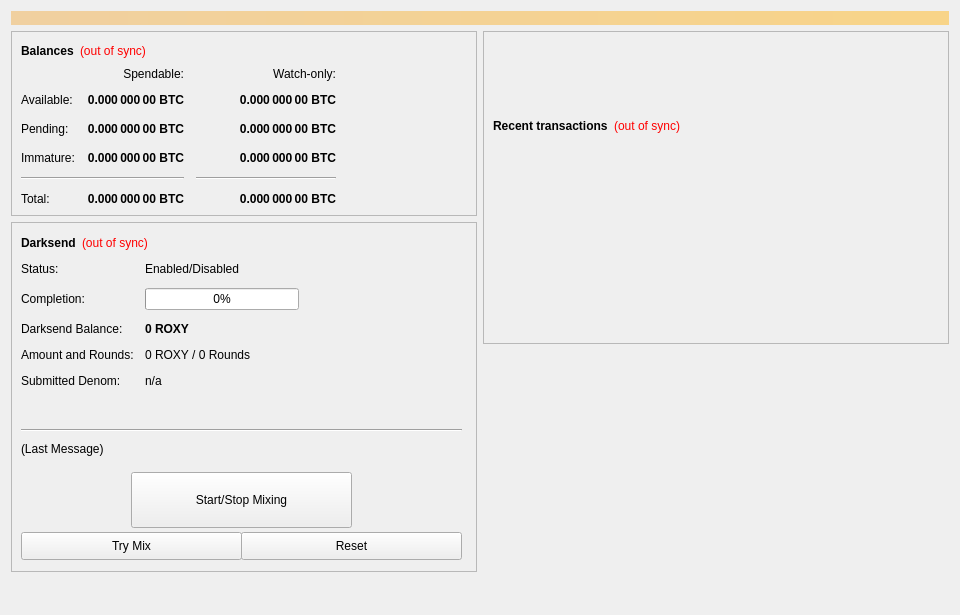
<?xml version="1.0" encoding="UTF-8"?>
<ui version="4.0">
 <class>OverviewPage</class>
 <widget class="QWidget" name="OverviewPage">
  <property name="geometry">
   <rect>
    <x>0</x>
    <y>0</y>
    <width>960</width>
    <height>615</height>
   </rect>
  </property>
  <property name="minimumSize">
   <size>
    <width>960</width>
    <height>0</height>
   </size>
  </property>
  <property name="windowTitle">
   <string>Form</string>
  </property>
  <layout class="QVBoxLayout" name="topLayout">
   <item>
    <widget class="QLabel" name="labelAlerts">
     <property name="visible">
      <bool>false</bool>
     </property>
     <property name="styleSheet">
      <string notr="true">background-color: qlineargradient(x1: 0, y1: 0, x2: 1, y2: 0, stop:0 #F0D0A0, stop:1 #F8D488); color:#000000;</string>
     </property>
     <property name="wordWrap">
      <bool>true</bool>
     </property>
     <property name="margin">
      <number>3</number>
     </property>
    </widget>
   </item>
   <item>
    <layout class="QHBoxLayout" name="horizontalLayout" stretch="1,1">
     <item>
      <layout class="QVBoxLayout" name="verticalLayout_2">
       <item>
        <widget class="QFrame" name="frame">
         <property name="frameShape">
          <enum>QFrame::StyledPanel</enum>
         </property>
         <property name="frameShadow">
          <enum>QFrame::Raised</enum>
         </property>
         <layout class="QVBoxLayout" name="verticalLayout_4">
          <item>
           <layout class="QHBoxLayout" name="horizontalLayout_4">
            <item>
             <widget class="QLabel" name="label_5">
              <property name="font">
               <font>
                <weight>75</weight>
                <bold>true</bold>
               </font>
              </property>
              <property name="text">
               <string>Balances</string>
              </property>
             </widget>
            </item>
            <item>
             <widget class="QLabel" name="labelWalletStatus">
              <property name="cursor">
               <cursorShape>WhatsThisCursor</cursorShape>
              </property>
              <property name="toolTip">
               <string>The displayed information may be out of date. Your wallet automatically synchronizes with the ROXY network after a connection is established, but this process has not completed yet.</string>
              </property>
              <property name="styleSheet">
               <string notr="true">QLabel { color: red; }</string>
              </property>
              <property name="text">
               <string notr="true">(out of sync)</string>
              </property>
              <property name="alignment">
               <set>Qt::AlignLeading|Qt::AlignLeft|Qt::AlignVCenter</set>
              </property>
             </widget>
            </item>
            <item>
             <spacer name="horizontalSpacer_3">
              <property name="orientation">
               <enum>Qt::Horizontal</enum>
              </property>
              <property name="sizeHint" stdset="0">
               <size>
                <width>40</width>
                <height>20</height>
               </size>
              </property>
             </spacer>
            </item>
           </layout>
          </item>
          <item>
           <layout class="QGridLayout" name="gridLayout">
            <property name="spacing">
             <number>12</number>
            </property>
            <item row="2" column="2">
             <widget class="QLabel" name="labelWatchPending">
              <property name="font">
               <font>
                <weight>75</weight>
                <bold>true</bold>
               </font>
              </property>
              <property name="cursor">
               <cursorShape>IBeamCursor</cursorShape>
              </property>
              <property name="toolTip">
               <string>Unconfirmed transactions to watch-only addresses</string>
              </property>
              <property name="text">
               <string notr="true">0.000 000 00 BTC</string>
              </property>
              <property name="alignment">
               <set>Qt::AlignRight|Qt::AlignTrailing|Qt::AlignVCenter</set>
              </property>
              <property name="textInteractionFlags">
               <set>Qt::LinksAccessibleByMouse|Qt::TextSelectableByKeyboard|Qt::TextSelectableByMouse</set>
              </property>
             </widget>
            </item>
            <item row="2" column="1">
             <widget class="QLabel" name="labelUnconfirmed">
              <property name="font">
               <font>
                <weight>75</weight>
                <bold>true</bold>
               </font>
              </property>
              <property name="cursor">
               <cursorShape>IBeamCursor</cursorShape>
              </property>
              <property name="toolTip">
               <string>Total of transactions that have yet to be confirmed, and do not yet count toward the spendable balance</string>
              </property>
              <property name="text">
               <string notr="true">0.000 000 00 BTC</string>
              </property>
              <property name="alignment">
               <set>Qt::AlignRight|Qt::AlignTrailing|Qt::AlignVCenter</set>
              </property>
              <property name="textInteractionFlags">
               <set>Qt::LinksAccessibleByMouse|Qt::TextSelectableByKeyboard|Qt::TextSelectableByMouse</set>
              </property>
             </widget>
            </item>
            <item row="3" column="2">
             <widget class="QLabel" name="labelWatchImmature">
              <property name="font">
               <font>
                <weight>75</weight>
                <bold>true</bold>
               </font>
              </property>
              <property name="cursor">
               <cursorShape>IBeamCursor</cursorShape>
              </property>
              <property name="toolTip">
               <string>Staked or masternode rewards in watch-only addresses that has not yet matured</string>
              </property>
              <property name="text">
               <string notr="true">0.000 000 00 BTC</string>
              </property>
              <property name="alignment">
               <set>Qt::AlignRight|Qt::AlignTrailing|Qt::AlignVCenter</set>
              </property>
              <property name="textInteractionFlags">
               <set>Qt::LinksAccessibleByMouse|Qt::TextSelectableByKeyboard|Qt::TextSelectableByMouse</set>
              </property>
             </widget>
            </item>
            <item row="4" column="0" colspan="2">
             <widget class="Line" name="lineSpendableBalance">
              <property name="orientation">
               <enum>Qt::Horizontal</enum>
              </property>
             </widget>
            </item>
            <item row="4" column="2">
             <widget class="Line" name="lineWatchBalance">
              <property name="sizePolicy">
               <sizepolicy hsizetype="Preferred" vsizetype="Fixed">
                <horstretch>0</horstretch>
                <verstretch>0</verstretch>
               </sizepolicy>
              </property>
              <property name="minimumSize">
               <size>
                <width>140</width>
                <height>0</height>
               </size>
              </property>
              <property name="orientation">
               <enum>Qt::Horizontal</enum>
              </property>
             </widget>
            </item>
            <item row="5" column="0">
             <widget class="QLabel" name="labelTotalText">
              <property name="text">
               <string>Total:</string>
              </property>
             </widget>
            </item>
            <item row="3" column="1">
             <widget class="QLabel" name="labelImmature">
              <property name="font">
               <font>
                <weight>75</weight>
                <bold>true</bold>
               </font>
              </property>
              <property name="cursor">
               <cursorShape>IBeamCursor</cursorShape>
              </property>
              <property name="toolTip">
               <string>Staked or masternode rewards that has not yet matured</string>
              </property>
              <property name="text">
               <string notr="true">0.000 000 00 BTC</string>
              </property>
              <property name="alignment">
               <set>Qt::AlignRight|Qt::AlignTrailing|Qt::AlignVCenter</set>
              </property>
              <property name="textInteractionFlags">
               <set>Qt::LinksAccessibleByMouse|Qt::TextSelectableByKeyboard|Qt::TextSelectableByMouse</set>
              </property>
             </widget>
            </item>
            <item row="2" column="3">
             <spacer name="horizontalSpacer_2">
              <property name="orientation">
               <enum>Qt::Horizontal</enum>
              </property>
              <property name="sizeHint" stdset="0">
               <size>
                <width>40</width>
                <height>20</height>
               </size>
              </property>
             </spacer>
            </item>
            <item row="3" column="0">
             <widget class="QLabel" name="labelImmatureText">
              <property name="text">
               <string>Immature:</string>
              </property>
             </widget>
            </item>
            <item row="5" column="1">
             <widget class="QLabel" name="labelTotal">
              <property name="font">
               <font>
                <weight>75</weight>
                <bold>true</bold>
               </font>
              </property>
              <property name="cursor">
               <cursorShape>IBeamCursor</cursorShape>
              </property>
              <property name="toolTip">
               <string>Your current total balance</string>
              </property>
              <property name="text">
               <string notr="true">0.000 000 00 BTC</string>
              </property>
              <property name="alignment">
               <set>Qt::AlignRight|Qt::AlignTrailing|Qt::AlignVCenter</set>
              </property>
              <property name="textInteractionFlags">
               <set>Qt::LinksAccessibleByMouse|Qt::TextSelectableByKeyboard|Qt::TextSelectableByMouse</set>
              </property>
             </widget>
            </item>
            <item row="5" column="2">
             <widget class="QLabel" name="labelWatchTotal">
              <property name="font">
               <font>
                <weight>75</weight>
                <bold>true</bold>
               </font>
              </property>
              <property name="cursor">
               <cursorShape>IBeamCursor</cursorShape>
              </property>
              <property name="toolTip">
               <string>Current total balance in watch-only addresses</string>
              </property>
              <property name="text">
               <string notr="true">0.000 000 00 BTC</string>
              </property>
              <property name="alignment">
               <set>Qt::AlignRight|Qt::AlignTrailing|Qt::AlignVCenter</set>
              </property>
              <property name="textInteractionFlags">
               <set>Qt::LinksAccessibleByMouse|Qt::TextSelectableByKeyboard|Qt::TextSelectableByMouse</set>
              </property>
             </widget>
            </item>
            <item row="0" column="2">
             <widget class="QLabel" name="labelWatchonly">
              <property name="text">
               <string>Watch-only:</string>
              </property>
              <property name="alignment">
               <set>Qt::AlignRight|Qt::AlignTrailing|Qt::AlignVCenter</set>
              </property>
             </widget>
            </item>
            <item row="1" column="0">
             <widget class="QLabel" name="labelBalanceText">
              <property name="text">
               <string>Available:</string>
              </property>
             </widget>
            </item>
            <item row="1" column="1">
             <widget class="QLabel" name="labelBalance">
              <property name="font">
               <font>
                <weight>75</weight>
                <bold>true</bold>
               </font>
              </property>
              <property name="cursor">
               <cursorShape>IBeamCursor</cursorShape>
              </property>
              <property name="toolTip">
               <string>Your current spendable balance</string>
              </property>
              <property name="text">
               <string notr="true">0.000 000 00 BTC</string>
              </property>
              <property name="alignment">
               <set>Qt::AlignRight|Qt::AlignTrailing|Qt::AlignVCenter</set>
              </property>
              <property name="textInteractionFlags">
               <set>Qt::LinksAccessibleByMouse|Qt::TextSelectableByKeyboard|Qt::TextSelectableByMouse</set>
              </property>
             </widget>
            </item>
            <item row="1" column="2">
             <widget class="QLabel" name="labelWatchAvailable">
              <property name="font">
               <font>
                <weight>75</weight>
                <bold>true</bold>
               </font>
              </property>
              <property name="cursor">
               <cursorShape>IBeamCursor</cursorShape>
              </property>
              <property name="toolTip">
               <string>Your current balance in watch-only addresses</string>
              </property>
              <property name="text">
               <string notr="true">0.000 000 00 BTC</string>
              </property>
              <property name="alignment">
               <set>Qt::AlignRight|Qt::AlignTrailing|Qt::AlignVCenter</set>
              </property>
              <property name="textInteractionFlags">
               <set>Qt::LinksAccessibleByMouse|Qt::TextSelectableByKeyboard|Qt::TextSelectableByMouse</set>
              </property>
             </widget>
            </item>
            <item row="2" column="0">
             <widget class="QLabel" name="labelPendingText">
              <property name="text">
               <string>Pending:</string>
              </property>
             </widget>
            </item>
            <item row="0" column="1">
             <widget class="QLabel" name="labelSpendable">
              <property name="text">
               <string>Spendable:</string>
              </property>
              <property name="alignment">
               <set>Qt::AlignRight|Qt::AlignTrailing|Qt::AlignVCenter</set>
              </property>
             </widget>
            </item>
           </layout>
          </item>
         </layout>
        </widget>
       </item>
       <item>
        <widget class="QFrame" name="frameDarksend">
         <property name="minimumSize">
          <size>
           <width>0</width>
           <height>350</height>
          </size>
         </property>
         <property name="layoutDirection">
          <enum>Qt::LeftToRight</enum>
         </property>
         <property name="frameShape">
          <enum>QFrame::StyledPanel</enum>
         </property>
         <property name="frameShadow">
          <enum>QFrame::Raised</enum>
         </property>
         <widget class="QWidget" name="formLayoutWidget">
          <property name="geometry">
           <rect>
            <x>10</x>
            <y>40</y>
            <width>451</width>
            <height>161</height>
           </rect>
          </property>
          <layout class="QFormLayout" name="formLayout">
           <property name="fieldGrowthPolicy">
            <enum>QFormLayout::AllNonFixedFieldsGrow</enum>
           </property>
           <property name="horizontalSpacing">
            <number>11</number>
           </property>
           <property name="verticalSpacing">
            <number>12</number>
           </property>
           <item row="0" column="0">
            <widget class="QLabel" name="label_6">
             <property name="text">
              <string>Status:</string>
             </property>
            </widget>
           </item>
           <item row="1" column="0">
            <widget class="QLabel" name="label_7">
             <property name="text">
              <string>Completion:</string>
             </property>
            </widget>
           </item>
           <item row="1" column="1">
            <widget class="QProgressBar" name="DarksendProgress">
             <property name="maximumSize">
              <size>
               <width>154</width>
               <height>16777215</height>
              </size>
             </property>
             <property name="value">
              <number>0</number>
             </property>
            </widget>
           </item>
           <item row="2" column="0">
            <widget class="QLabel" name="labelAnonymizedText">
             <property name="text">
              <string>Darksend Balance:</string>
             </property>
            </widget>
           </item>
           <item row="2" column="1">
            <widget class="QLabel" name="labelAnonymized">
             <property name="font">
              <font>
               <weight>75</weight>
               <bold>true</bold>
              </font>
             </property>
             <property name="text">
              <string notr="true">0 ROXY</string>
             </property>
            </widget>
           </item>
           <item row="3" column="0">
            <widget class="QLabel" name="label_8">
             <property name="text">
              <string>Amount and Rounds:</string>
             </property>
            </widget>
           </item>
           <item row="3" column="1">
            <widget class="QLabel" name="labelAmountRounds">
             <property name="text">
              <string>0 ROXY / 0 Rounds</string>
             </property>
            </widget>
           </item>
           <item row="4" column="0">
            <widget class="QLabel" name="label_9">
             <property name="text">
              <string>Submitted Denom:</string>
             </property>
            </widget>
           </item>
           <item row="4" column="1">
            <widget class="QLabel" name="labelSubmittedDenom">
             <property name="toolTip">
              <string>The denominations you submitted to the Masternode.&lt;br&gt;To mix, other users must submit the exact same denominations.</string>
             </property>
             <property name="text">
              <string>n/a</string>
             </property>
            </widget>
           </item>
           <item row="0" column="1">
            <widget class="QLabel" name="DarksendEnabled">
             <property name="text">
              <string>Enabled/Disabled</string>
             </property>
            </widget>
           </item>
          </layout>
         </widget>
         <widget class="QPushButton" name="runAutoDenom">
          <property name="geometry">
           <rect>
            <x>251</x>
            <y>17</y>
            <width>1</width>
            <height>1</height>
           </rect>
          </property>
          <property name="palette">
           <palette>
            <active>
             <colorrole role="WindowText">
              <brush brushstyle="SolidPattern">
               <color alpha="255">
                <red>0</red>
                <green>0</green>
                <blue>0</blue>
               </color>
              </brush>
             </colorrole>
             <colorrole role="Button">
              <brush brushstyle="SolidPattern">
               <color alpha="255">
                <red>239</red>
                <green>238</green>
                <blue>238</blue>
               </color>
              </brush>
             </colorrole>
             <colorrole role="Light">
              <brush brushstyle="SolidPattern">
               <color alpha="255">
                <red>255</red>
                <green>255</green>
                <blue>255</blue>
               </color>
              </brush>
             </colorrole>
             <colorrole role="Midlight">
              <brush brushstyle="SolidPattern">
               <color alpha="255">
                <red>247</red>
                <green>246</green>
                <blue>246</blue>
               </color>
              </brush>
             </colorrole>
             <colorrole role="Dark">
              <brush brushstyle="SolidPattern">
               <color alpha="255">
                <red>119</red>
                <green>119</green>
                <blue>119</blue>
               </color>
              </brush>
             </colorrole>
             <colorrole role="Mid">
              <brush brushstyle="SolidPattern">
               <color alpha="255">
                <red>159</red>
                <green>159</green>
                <blue>159</blue>
               </color>
              </brush>
             </colorrole>
             <colorrole role="Text">
              <brush brushstyle="SolidPattern">
               <color alpha="255">
                <red>0</red>
                <green>0</green>
                <blue>0</blue>
               </color>
              </brush>
             </colorrole>
             <colorrole role="BrightText">
              <brush brushstyle="SolidPattern">
               <color alpha="255">
                <red>255</red>
                <green>255</green>
                <blue>255</blue>
               </color>
              </brush>
             </colorrole>
             <colorrole role="ButtonText">
              <brush brushstyle="SolidPattern">
               <color alpha="255">
                <red>0</red>
                <green>0</green>
                <blue>0</blue>
               </color>
              </brush>
             </colorrole>
             <colorrole role="Base">
              <brush brushstyle="SolidPattern">
               <color alpha="255">
                <red>255</red>
                <green>255</green>
                <blue>255</blue>
               </color>
              </brush>
             </colorrole>
             <colorrole role="Window">
              <brush brushstyle="SolidPattern">
               <color alpha="255">
                <red>239</red>
                <green>238</green>
                <blue>238</blue>
               </color>
              </brush>
             </colorrole>
             <colorrole role="Shadow">
              <brush brushstyle="SolidPattern">
               <color alpha="255">
                <red>0</red>
                <green>0</green>
                <blue>0</blue>
               </color>
              </brush>
             </colorrole>
             <colorrole role="AlternateBase">
              <brush brushstyle="SolidPattern">
               <color alpha="255">
                <red>247</red>
                <green>246</green>
                <blue>246</blue>
               </color>
              </brush>
             </colorrole>
             <colorrole role="ToolTipBase">
              <brush brushstyle="SolidPattern">
               <color alpha="255">
                <red>255</red>
                <green>255</green>
                <blue>220</blue>
               </color>
              </brush>
             </colorrole>
             <colorrole role="ToolTipText">
              <brush brushstyle="SolidPattern">
               <color alpha="255">
                <red>0</red>
                <green>0</green>
                <blue>0</blue>
               </color>
              </brush>
             </colorrole>
            </active>
            <inactive>
             <colorrole role="WindowText">
              <brush brushstyle="SolidPattern">
               <color alpha="255">
                <red>0</red>
                <green>0</green>
                <blue>0</blue>
               </color>
              </brush>
             </colorrole>
             <colorrole role="Button">
              <brush brushstyle="SolidPattern">
               <color alpha="255">
                <red>239</red>
                <green>238</green>
                <blue>238</blue>
               </color>
              </brush>
             </colorrole>
             <colorrole role="Light">
              <brush brushstyle="SolidPattern">
               <color alpha="255">
                <red>255</red>
                <green>255</green>
                <blue>255</blue>
               </color>
              </brush>
             </colorrole>
             <colorrole role="Midlight">
              <brush brushstyle="SolidPattern">
               <color alpha="255">
                <red>247</red>
                <green>246</green>
                <blue>246</blue>
               </color>
              </brush>
             </colorrole>
             <colorrole role="Dark">
              <brush brushstyle="SolidPattern">
               <color alpha="255">
                <red>119</red>
                <green>119</green>
                <blue>119</blue>
               </color>
              </brush>
             </colorrole>
             <colorrole role="Mid">
              <brush brushstyle="SolidPattern">
               <color alpha="255">
                <red>159</red>
                <green>159</green>
                <blue>159</blue>
               </color>
              </brush>
             </colorrole>
             <colorrole role="Text">
              <brush brushstyle="SolidPattern">
               <color alpha="255">
                <red>0</red>
                <green>0</green>
                <blue>0</blue>
               </color>
              </brush>
             </colorrole>
             <colorrole role="BrightText">
              <brush brushstyle="SolidPattern">
               <color alpha="255">
                <red>255</red>
                <green>255</green>
                <blue>255</blue>
               </color>
              </brush>
             </colorrole>
             <colorrole role="ButtonText">
              <brush brushstyle="SolidPattern">
               <color alpha="255">
                <red>0</red>
                <green>0</green>
                <blue>0</blue>
               </color>
              </brush>
             </colorrole>
             <colorrole role="Base">
              <brush brushstyle="SolidPattern">
               <color alpha="255">
                <red>255</red>
                <green>255</green>
                <blue>255</blue>
               </color>
              </brush>
             </colorrole>
             <colorrole role="Window">
              <brush brushstyle="SolidPattern">
               <color alpha="255">
                <red>239</red>
                <green>238</green>
                <blue>238</blue>
               </color>
              </brush>
             </colorrole>
             <colorrole role="Shadow">
              <brush brushstyle="SolidPattern">
               <color alpha="255">
                <red>0</red>
                <green>0</green>
                <blue>0</blue>
               </color>
              </brush>
             </colorrole>
             <colorrole role="AlternateBase">
              <brush brushstyle="SolidPattern">
               <color alpha="255">
                <red>247</red>
                <green>246</green>
                <blue>246</blue>
               </color>
              </brush>
             </colorrole>
             <colorrole role="ToolTipBase">
              <brush brushstyle="SolidPattern">
               <color alpha="255">
                <red>255</red>
                <green>255</green>
                <blue>220</blue>
               </color>
              </brush>
             </colorrole>
             <colorrole role="ToolTipText">
              <brush brushstyle="SolidPattern">
               <color alpha="255">
                <red>0</red>
                <green>0</green>
                <blue>0</blue>
               </color>
              </brush>
             </colorrole>
            </inactive>
            <disabled>
             <colorrole role="WindowText">
              <brush brushstyle="SolidPattern">
               <color alpha="255">
                <red>119</red>
                <green>119</green>
                <blue>119</blue>
               </color>
              </brush>
             </colorrole>
             <colorrole role="Button">
              <brush brushstyle="SolidPattern">
               <color alpha="255">
                <red>239</red>
                <green>238</green>
                <blue>238</blue>
               </color>
              </brush>
             </colorrole>
             <colorrole role="Light">
              <brush brushstyle="SolidPattern">
               <color alpha="255">
                <red>255</red>
                <green>255</green>
                <blue>255</blue>
               </color>
              </brush>
             </colorrole>
             <colorrole role="Midlight">
              <brush brushstyle="SolidPattern">
               <color alpha="255">
                <red>247</red>
                <green>246</green>
                <blue>246</blue>
               </color>
              </brush>
             </colorrole>
             <colorrole role="Dark">
              <brush brushstyle="SolidPattern">
               <color alpha="255">
                <red>119</red>
                <green>119</green>
                <blue>119</blue>
               </color>
              </brush>
             </colorrole>
             <colorrole role="Mid">
              <brush brushstyle="SolidPattern">
               <color alpha="255">
                <red>159</red>
                <green>159</green>
                <blue>159</blue>
               </color>
              </brush>
             </colorrole>
             <colorrole role="Text">
              <brush brushstyle="SolidPattern">
               <color alpha="255">
                <red>119</red>
                <green>119</green>
                <blue>119</blue>
               </color>
              </brush>
             </colorrole>
             <colorrole role="BrightText">
              <brush brushstyle="SolidPattern">
               <color alpha="255">
                <red>255</red>
                <green>255</green>
                <blue>255</blue>
               </color>
              </brush>
             </colorrole>
             <colorrole role="ButtonText">
              <brush brushstyle="SolidPattern">
               <color alpha="255">
                <red>119</red>
                <green>119</green>
                <blue>119</blue>
               </color>
              </brush>
             </colorrole>
             <colorrole role="Base">
              <brush brushstyle="SolidPattern">
               <color alpha="255">
                <red>239</red>
                <green>238</green>
                <blue>238</blue>
               </color>
              </brush>
             </colorrole>
             <colorrole role="Window">
              <brush brushstyle="SolidPattern">
               <color alpha="255">
                <red>239</red>
                <green>238</green>
                <blue>238</blue>
               </color>
              </brush>
             </colorrole>
             <colorrole role="Shadow">
              <brush brushstyle="SolidPattern">
               <color alpha="255">
                <red>0</red>
                <green>0</green>
                <blue>0</blue>
               </color>
              </brush>
             </colorrole>
             <colorrole role="AlternateBase">
              <brush brushstyle="SolidPattern">
               <color alpha="255">
                <red>239</red>
                <green>238</green>
                <blue>238</blue>
               </color>
              </brush>
             </colorrole>
             <colorrole role="ToolTipBase">
              <brush brushstyle="SolidPattern">
               <color alpha="255">
                <red>255</red>
                <green>255</green>
                <blue>220</blue>
               </color>
              </brush>
             </colorrole>
             <colorrole role="ToolTipText">
              <brush brushstyle="SolidPattern">
               <color alpha="255">
                <red>0</red>
                <green>0</green>
                <blue>0</blue>
               </color>
              </brush>
             </colorrole>
            </disabled>
           </palette>
          </property>
          <property name="focusPolicy">
           <enum>Qt::NoFocus</enum>
          </property>
          <property name="autoFillBackground">
           <bool>true</bool>
          </property>
          <property name="text">
           <string/>
          </property>
          <property name="flat">
           <bool>true</bool>
          </property>
         </widget>
         <widget class="QPushButton" name="toggleDarksend">
          <property name="geometry">
           <rect>
            <x>120</x>
            <y>250</y>
            <width>221</width>
            <height>56</height>
           </rect>
          </property>
          <property name="sizePolicy">
           <sizepolicy hsizetype="MinimumExpanding" vsizetype="Fixed">
            <horstretch>0</horstretch>
            <verstretch>0</verstretch>
           </sizepolicy>
          </property>
          <property name="text">
           <string>Start/Stop Mixing</string>
          </property>
         </widget>
         <widget class="Line" name="lineLastMessage">
          <property name="geometry">
           <rect>
            <x>10</x>
            <y>200</y>
            <width>441</width>
            <height>16</height>
           </rect>
          </property>
          <property name="orientation">
           <enum>Qt::Horizontal</enum>
          </property>
         </widget>
         <widget class="QLabel" name="DarksendStatus">
          <property name="geometry">
           <rect>
            <x>10</x>
            <y>220</y>
            <width>451</width>
            <height>61</height>
           </rect>
          </property>
          <property name="minimumSize">
           <size>
            <width>288</width>
            <height>43</height>
           </size>
          </property>
          <property name="text">
           <string>(Last Message)</string>
          </property>
          <property name="alignment">
           <set>Qt::AlignLeading|Qt::AlignLeft|Qt::AlignTop</set>
          </property>
          <property name="wordWrap">
           <bool>true</bool>
          </property>
         </widget>
         <widget class="QPushButton" name="DarksendAuto">
          <property name="geometry">
           <rect>
            <x>10</x>
            <y>310</y>
            <width>221</width>
            <height>28</height>
           </rect>
          </property>
          <property name="sizePolicy">
           <sizepolicy hsizetype="MinimumExpanding" vsizetype="Fixed">
            <horstretch>0</horstretch>
            <verstretch>0</verstretch>
           </sizepolicy>
          </property>
          <property name="toolTip">
           <string>Try to manually submit a Darksend request.</string>
          </property>
          <property name="text">
           <string>Try Mix</string>
          </property>
         </widget>
         <widget class="QPushButton" name="DarksendReset">
          <property name="geometry">
           <rect>
            <x>230</x>
            <y>310</y>
            <width>221</width>
            <height>28</height>
           </rect>
          </property>
          <property name="sizePolicy">
           <sizepolicy hsizetype="MinimumExpanding" vsizetype="Fixed">
            <horstretch>0</horstretch>
            <verstretch>0</verstretch>
           </sizepolicy>
          </property>
          <property name="toolTip">
           <string>Reset the current status of Darksend (can interrupt Darksend if it's in the process of Mixing, which can cost you money!)</string>
          </property>
          <property name="autoFillBackground">
           <bool>false</bool>
          </property>
          <property name="text">
           <string>Reset</string>
          </property>
         </widget>
         <widget class="QWidget" name="layoutWidget">
          <property name="geometry">
           <rect>
            <x>10</x>
            <y>10</y>
            <width>431</width>
            <height>22</height>
           </rect>
          </property>
          <layout class="QHBoxLayout" name="horizontalLayout_5">
           <item>
            <widget class="QLabel" name="label_2">
             <property name="font">
              <font>
               <weight>75</weight>
               <bold>true</bold>
              </font>
             </property>
             <property name="text">
              <string>Darksend</string>
             </property>
            </widget>
           </item>
           <item>
            <widget class="QLabel" name="labelDarksendSyncStatus">
             <property name="toolTip">
              <string>The displayed information may be out of date. Your wallet automatically synchronizes with the ROXY network after a connection is established, but this process has not completed yet.</string>
             </property>
             <property name="styleSheet">
              <string notr="true">QLabel { color: red; }</string>
             </property>
             <property name="text">
              <string notr="true">(out of sync)</string>
             </property>
             <property name="alignment">
              <set>Qt::AlignLeading|Qt::AlignLeft|Qt::AlignVCenter</set>
             </property>
            </widget>
           </item>
           <item>
            <spacer name="horizontalSpacer_4">
             <property name="orientation">
              <enum>Qt::Horizontal</enum>
             </property>
             <property name="sizeHint" stdset="0">
              <size>
               <width>40</width>
               <height>20</height>
              </size>
             </property>
            </spacer>
           </item>
          </layout>
         </widget>
        </widget>
       </item>
       <item>
        <spacer name="verticalSpacer">
         <property name="orientation">
          <enum>Qt::Vertical</enum>
         </property>
         <property name="sizeHint" stdset="0">
          <size>
           <width>20</width>
           <height>40</height>
          </size>
         </property>
        </spacer>
       </item>
      </layout>
     </item>
     <item>
      <layout class="QVBoxLayout" name="verticalLayout_3">
       <item>
        <widget class="QFrame" name="frame_2">
         <property name="frameShape">
          <enum>QFrame::StyledPanel</enum>
         </property>
         <property name="frameShadow">
          <enum>QFrame::Raised</enum>
         </property>
         <layout class="QVBoxLayout" name="verticalLayout">
          <item>
           <spacer name="verticalSpacer_3">
            <property name="orientation">
             <enum>Qt::Vertical</enum>
            </property>
            <property name="sizeType">
             <enum>QSizePolicy::Fixed</enum>
            </property>
            <property name="sizeHint" stdset="0">
             <size>
              <width>20</width>
              <height>75</height>
             </size>
            </property>
           </spacer>
          </item>
          <item>
           <layout class="QHBoxLayout" name="horizontalLayout_2">
            <item>
             <widget class="QLabel" name="label_4">
              <property name="font">
               <font>
                <weight>75</weight>
                <bold>true</bold>
               </font>
              </property>
              <property name="text">
               <string>Recent transactions</string>
              </property>
             </widget>
            </item>
            <item>
             <widget class="QLabel" name="labelTransactionsStatus">
              <property name="cursor">
               <cursorShape>WhatsThisCursor</cursorShape>
              </property>
              <property name="toolTip">
               <string>The displayed information may be out of date. Your wallet automatically synchronizes with the ROXY network after a connection is established, but this process has not completed yet.</string>
              </property>
              <property name="styleSheet">
               <string notr="true">QLabel { color: red; }</string>
              </property>
              <property name="text">
               <string notr="true">(out of sync)</string>
              </property>
              <property name="alignment">
               <set>Qt::AlignRight|Qt::AlignTrailing|Qt::AlignVCenter</set>
              </property>
             </widget>
            </item>
            <item>
             <spacer name="horizontalSpacer">
              <property name="orientation">
               <enum>Qt::Horizontal</enum>
              </property>
              <property name="sizeHint" stdset="0">
               <size>
                <width>40</width>
                <height>20</height>
               </size>
              </property>
             </spacer>
            </item>
           </layout>
          </item>
          <item>
           <widget class="QListView" name="listTransactions">
            <property name="styleSheet">
             <string notr="true">QListView { background: transparent; }</string>
            </property>
            <property name="frameShape">
             <enum>QFrame::NoFrame</enum>
            </property>
            <property name="verticalScrollBarPolicy">
             <enum>Qt::ScrollBarAlwaysOff</enum>
            </property>
            <property name="horizontalScrollBarPolicy">
             <enum>Qt::ScrollBarAlwaysOff</enum>
            </property>
            <property name="selectionMode">
             <enum>QAbstractItemView::NoSelection</enum>
            </property>
           </widget>
          </item>
         </layout>
        </widget>
       </item>
       <item>
        <spacer name="verticalSpacer_2">
         <property name="orientation">
          <enum>Qt::Vertical</enum>
         </property>
         <property name="sizeType">
          <enum>QSizePolicy::Expanding</enum>
         </property>
         <property name="sizeHint" stdset="0">
          <size>
           <width>20</width>
           <height>40</height>
          </size>
         </property>
        </spacer>
       </item>
      </layout>
     </item>
    </layout>
   </item>
  </layout>
 </widget>
 <resources/>
 <connections/>
</ui>
